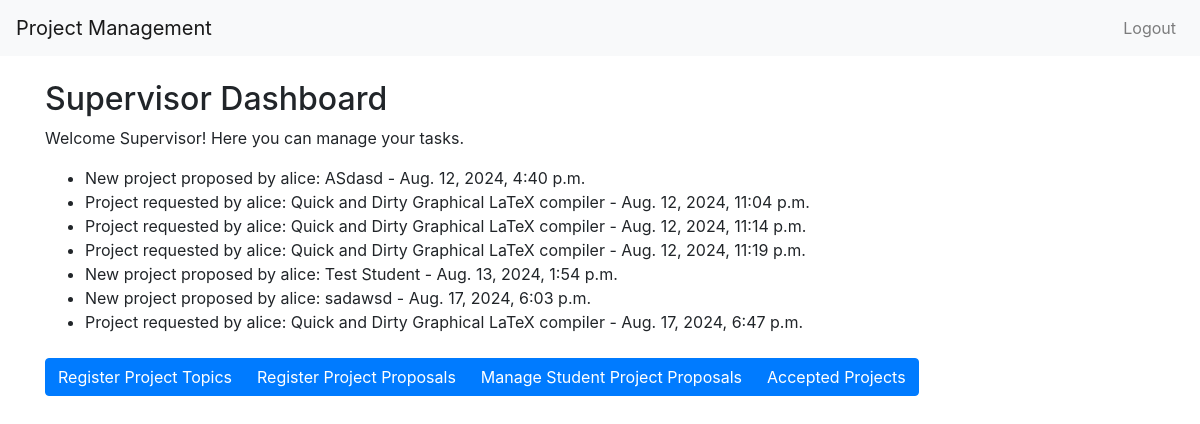
/supervisor_home/ (signed in), run on the app's committed database.
### register/models.py (models this page shows)
class Notification(models.Model):
    user = models.ForeignKey(User, on_delete=models.CASCADE)
    message = models.CharField(max_length=255)
    read = models.BooleanField(default=False)
    created_at = models.DateTimeField(auto_now_add=True)
    def __str__(self):
        return f'Notification for {self.user.username}: {self.message}'

### register/views.py (the view)
# urls.py: path('supervisor_home/', views.supervisor_home, name='supervisor_home'),
@login_required
def supervisor_home(request):
    try:
        supervisor = get_object_or_404(Supervisor, user=request.user)
    except Supervisor.DoesNotExist:
        return redirect('unauthorised')
    notifications = Notification.objects.filter(user=request.user, read=False)
    print(notifications)
    return render(request, 'supervisor_home.html', {
        'notifications': notifications,
    })

### templates/supervisor_home.html (shortened to what this page needs)
{% extends "home.html" %}
{% load crispy_forms_filters %}
{% block content %}
    <div class="row">
        <div class="col-md-12">
            <h2>Supervisor Dashboard</h2>
            <p>Welcome Supervisor! Here you can manage your tasks.</p>
        </div>
    </div>
    {% if notifications %}
        <ul>
            {% for notification in notifications %}
                <li>{{ notification.message }} - {{ notification.created_at }}</li>
            {% endfor %}
        </ul>
    {% else %}
        <p>No new notifications.</p>
    {% endif %}
    <div class="row mt-4">
        <div class="col-md-12">
            <div class="btn-group" role="group">
                <a href="{% url 'register_topic' %}" class="btn btn-primary">Register Project Topics</a>
                <a href="{% url 'register_proposal' %}" class="btn btn-primary">Register Project Proposals</a>
                <a href="{% url 'manage_proposals' %}" class="btn btn-primary">Manage Student Project Proposals</a>
                <a href="{% url 'accepted_projects' %}" class="btn btn-primary">Accepted Projects</a>
            </div>
        </div>
    </div>
{% endblock %}

### templates/home.html (shortened to what this page needs)
<!DOCTYPE html>
<html lang="en">
<head>
    <link rel="stylesheet" href="https://stackpath.bootstrapcdn.com/bootstrap/4.5.2/css/bootstrap.min.css">
</head>
<body>
<nav class="navbar navbar-expand-lg navbar-light bg-light">
    <a class="navbar-brand" href="{% url 'home' %}">Project Management</a>
    <div class="collapse navbar-collapse" id="navbarNav">
        <ul class="navbar-nav ml-auto">
            {% if user.is_authenticated %}
                <li class="nav-item">
                    <a class="nav-link" href="{% url 'logout' %}">Logout</a>
                </li>
            {% else %}
                <li class="nav-item">
                    <a class="nav-link" href="{% url 'login' %}">Login</a>
                </li>
            {% endif %}
        </ul>
    </div>
</nav>
<div class="container mt-4">
    {% block content %}{% endblock %}
</div>
</body>
</html>

### data on the page
Notification: message "New project proposed by alice: ASdasd", created_at "Aug. 12, 2024, 4:40 p.m."
Notification: message "Project requested by alice: Quick and Dirty Graphical LaTeX compiler", created_at "Aug. 12, 2024, 11:04 p.m."
Notification: message "Project requested by alice: Quick and Dirty Graphical LaTeX compiler", created_at "Aug. 12, 2024, 11:14 p.m."
Notification: message "Project requested by alice: Quick and Dirty Graphical LaTeX compiler", created_at "Aug. 12, 2024, 11:19 p.m."
Notification: message "New project proposed by alice: Test Student", created_at "Aug. 13, 2024, 1:54 p.m."
Notification: message "New project proposed by alice: sadawsd", created_at "Aug. 17, 2024, 6:03 p.m."
Notification: message "Project requested by alice: Quick and Dirty Graphical LaTeX compiler", created_at "Aug. 17, 2024, 6:47 p.m."
